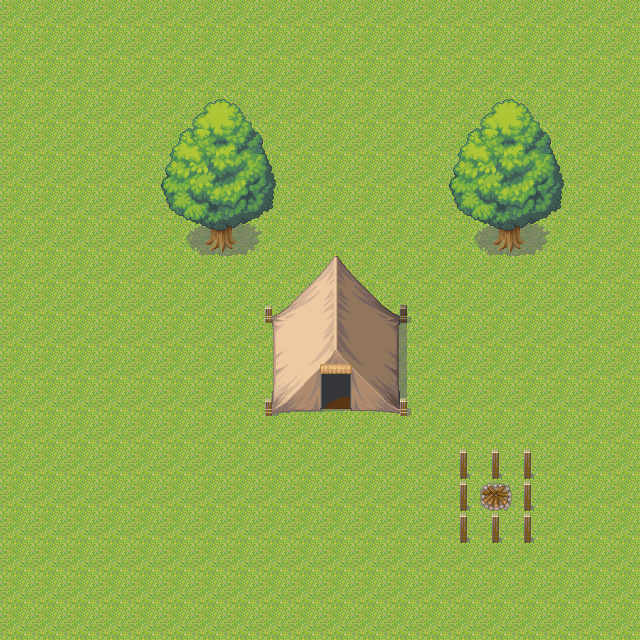

Below is a game level as drawn by its tile map, then a one-line description and the .tmx that defines it (tile-layer data replaced by summaries):
An orthogonal 20x20 tile map with 32x32 px tiles, 2 tile layers (Calque de Tile 1, Calque 2).

<map version="1.0" orientation="orthogonal" renderorder="right-down" width="20" height="20" tilewidth="32" tileheight="32">
 <tileset firstgid="1" name="001-Grassland01" tilewidth="32" tileheight="32">
  <image source="001-Grassland01.png" width="256" height="576" />
  <tile id="22">
   <properties>
    <property name="blocked" value="" />
   </properties>
  </tile>
  <tile id="30">
   <properties>
    <property name="blocked" value="" />
   </properties>
  </tile>
  <tile id="41">
   <properties>
    <property name="blocked" value="" />
   </properties>
  </tile>
  <tile id="42">
   <properties>
    <property name="blocked" value="" />
   </properties>
  </tile>
  <tile id="48">
   <properties>
    <property name="blocked" value="" />
   </properties>
  </tile>
  <tile id="49">
   <properties>
    <property name="blocked" value="" />
   </properties>
  </tile>
  <tile id="50">
   <properties>
    <property name="blocked" value="" />
   </properties>
  </tile>
  <tile id="51">
   <properties>
    <property name="blocked" value="" />
   </properties>
  </tile>
  <tile id="56">
   <properties>
    <property name="blocked" value="" />
   </properties>
  </tile>
  <tile id="57">
   <properties>
    <property name="blocked" value="" />
   </properties>
  </tile>
  <tile id="58">
   <properties>
    <property name="blocked" value="" />
   </properties>
  </tile>
  <tile id="59">
   <properties>
    <property name="blocked" value="" />
   </properties>
  </tile>
  <tile id="64">
   <properties>
    <property name="blocked" value="" />
   </properties>
  </tile>
  <tile id="65">
   <properties>
    <property name="blocked" value="" />
   </properties>
  </tile>
  <tile id="66">
   <properties>
    <property name="blocked" value="" />
   </properties>
  </tile>
  <tile id="67">
   <properties>
    <property name="blocked" value="" />
   </properties>
  </tile>
  <tile id="73">
   <properties>
    <property name="blocked" value="" />
   </properties>
  </tile>
  <tile id="74">
   <properties>
    <property name="blocked" value="" />
   </properties>
  </tile>
 </tileset>
 <layer name="Calque de Tile 1" width="20" height="20">
  <data>[400 cells, 400 non-empty, 1 distinct tile ids]</data>
 </layer>
 <layer name="Calque 2" width="20" height="20">
  <data>[400 cells, 74 non-empty, 47 distinct tile ids]</data>
 </layer>
</map>
